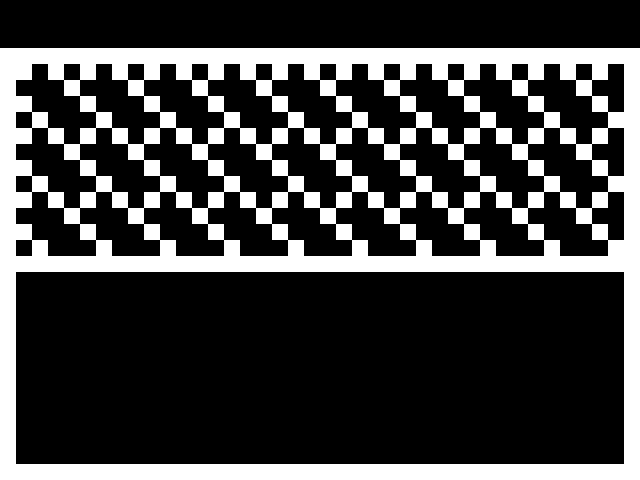

This is a level from a 2D game, rendered from its Tiled map with the project's own tilesets. A one-line summary and the map file follow, with tile-layer data summarised:
An orthogonal 40x30 tile map with 16x16 px tiles, 1 tile layer (walls), 1 hidden layer not drawn.

<map version="1.2" tiledversion="1.3.4" orientation="orthogonal" renderorder="right-down" width="40" height="30" tilewidth="16" tileheight="16" infinite="0" nextlayerid="3" nextobjectid="1">
 <editorsettings>
  <export target="beautravail.json" format="json" />
 </editorsettings>
 <tileset firstgid="1" name="beautravail-tileset" tilewidth="16" tileheight="16" tilecount="1" columns="1">
  <image source="../tilesets/tileset.png" width="16" height="16" />
  <tile id="0">
   <properties>
    <property name="collides" type="bool" value="true" />
   </properties>
  </tile>
 </tileset>
 <layer id="1" name="walls" width="40" height="30">
  <properties>
   <property name="collides" type="bool" value="true" />
  </properties>
  <data>[1200 cells, 312 non-empty, 1 distinct tile ids]</data>
 </layer>
 <layer id="2" name="walls2" width="40" height="30" visible="0">
  <properties>
   <property name="collides" type="bool" value="true" />
  </properties>
  <data>[1200 cells, 312 non-empty, 1 distinct tile ids]</data>
 </layer>
</map>
